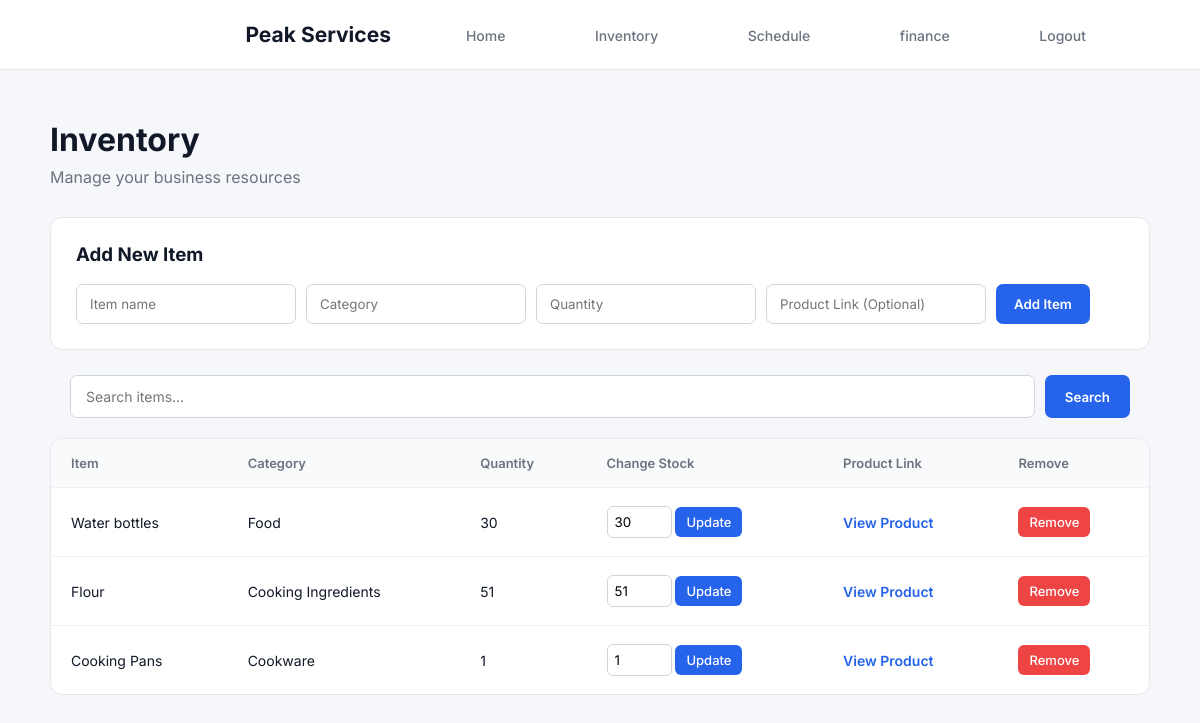
/inventory/, run on an earlier commit of the app's database.
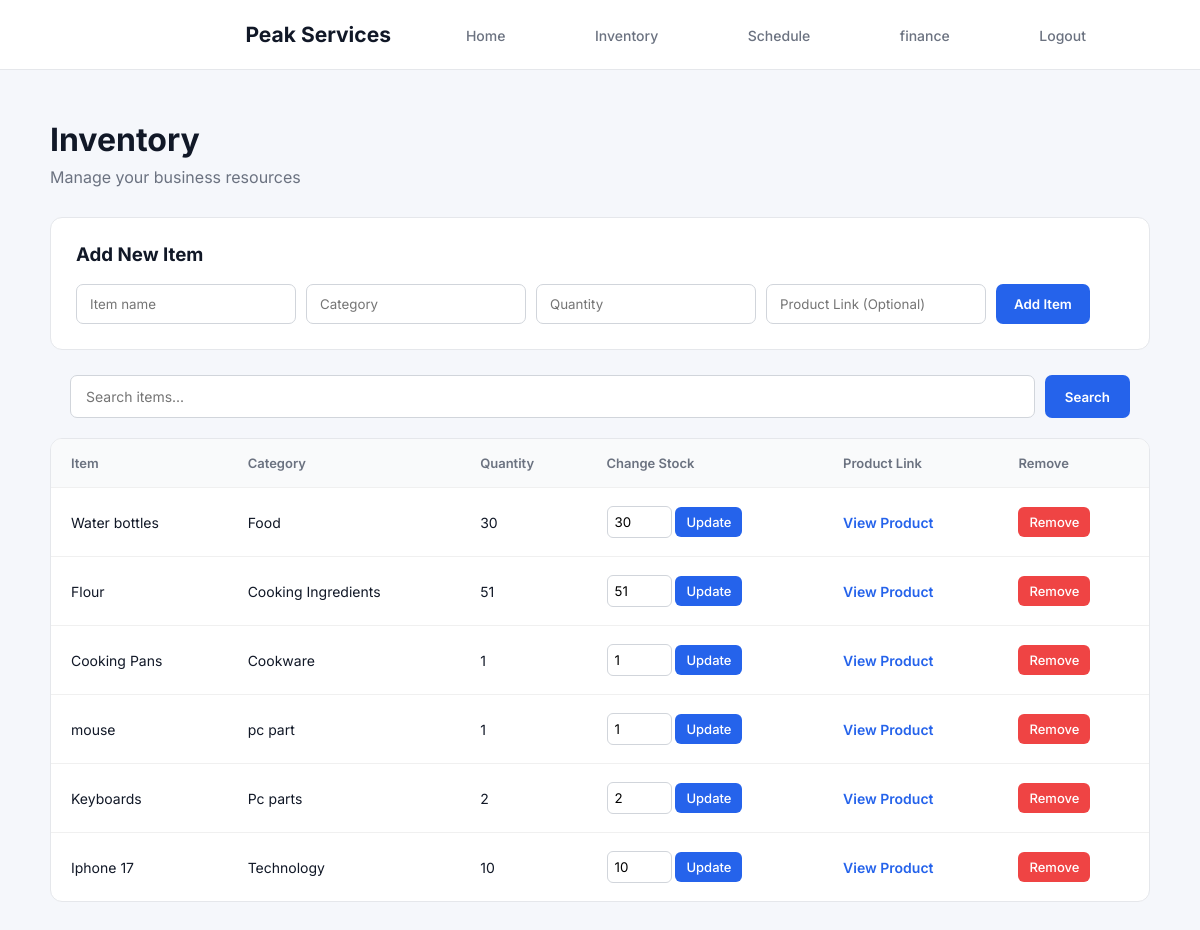
And on a later commit of the database.
### main/models.py (models this page shows, shortened)
class InventoryItem(models.Model):
    name = models.CharField(max_length=100)
    category = models.CharField(max_length=100)
    quantity = models.IntegerField(default=0)
    product_link = models.URLField(blank=True)

### main/views.py (the view)
# urls.py: path('inventory/', views.inventory, name='inventory'),
def inventory(request):
    search = request.GET.get('search', '')
    items = InventoryItem.objects.all()
    if search:
        items = items.filter(name__icontains=search)
    return render(request, 'main/inventory.html', {
        'items': items,
        'search': search
    })

### main/templates/main/inventory.html (shortened to what this page needs)
{% load static %}
<!DOCTYPE html>
<html lang="en" xmlns="http://www.w3.org/1999/xhtml">
<head>
    <link href="{% static 'main/style.css' %}" rel="stylesheet" />
</head>
<body class="inventory-page">
    <nav class="all-nav">
        <h2>Peak Services</h2>
        <div>
            <a href="{% url 'home' %}">Home</a>
            <a href="{% url 'inventory' %}">Inventory</a>
            <a href="{% url 'schedule' %}">Schedule</a>
            <a href="{% url 'finance' %}">finance</a>
            <a href="{% url 'logout' %}">Logout</a>
        </div>
    </nav>
    <div class="inventory-container">
        <div class="inventory-header">
            <div>
                <h1>Inventory</h1>
                <p>Manage your business resources</p>
            </div>
        </div>
        <div class="inventory-add">
            <h3>Add New Item</h3>
            <form method="POST" action="{% url 'add_item' %}">
                <input type="text"
                       name="name"
                       placeholder="Item name"
                       required/>
                <input type="text"
                       name="category"
                       placeholder="Category"
                       required/>
                <input type="number"
                       name="quantity"
                       placeholder="Quantity"
                       required/>
                <input type="url"
                       name="product_link"
                       placeholder="Product Link (Optional)"
                       />
                <button type="submit" class="inventory-add-button">
                    Add Item
                </button>
            </form>
        </div>
           <form method="GET" class="inventory-search">
                    <input type="text"
                           name="search"
                           placeholder="Search items..."
                           value="{{ search }}"/>
                    <button type="submit">Search</button>
                </form>
        <div class="inventory-card">
            <table class="inventory-table">
                <thead>
                    <tr>
                        <th>Item</th>
                        <th>Category</th>
                        <th>Quantity</th>
                        <th>
                            Change Stock
                        </th>
                        <th>Product Link</th>
                        <th>Remove</th>
                    </tr>
                </thead>
                <tbody>
                    {% for item in items %}
                    <tr>
                        <td>{{ item.name }}</td>
                        <td>{{ item.category }}</td>
                        <td>{{ item.quantity }}</td>
                        <td>
                            <form method="POST" action="{% url 'update_stock' item.id %}">
                                <input type="number"
                                       name="quantity"
                                       value="{{ item.quantity }}"
                                       min="0" >
                                <button type="submit"> Update </button>
                            </form>
                        </td>
                        <td>
                            {% if item.product_link %}
                                <a href="{{ item.product_link }}" target="_blank">View Product</a>
                            {% else %}
                                No link provided
                            {% endif %}
                        <td>
                            <form method="POST" action="{% url 'delete_item' item.id %}">
                                <button type="submit" class="inventory-delete-button">
                                    Remove
                                </button>
                                </form>
                        </td>
                    </tr>
                    {% empty %}
                    <tr>
                        <td colspan="5">
                            No Inventory items yet.
                        </td>
                    </tr>
                    {% endfor %}
                </tbody>
            </table>
        </div>
    </div>
</body>
</html>

### main/static/main/style.css (style rules this page uses)
* { margin: 0; padding: 0; box-sizing: border-box; font-family: 'Inter', sans-serif; }
html { scroll-behavior: smooth; }
body { font-family: Arial, Helvetica, sans-serif; color: #111827; background: #ffffff; }
.all-nav { height: 70px; padding: 0 7%; display: flex; align-items: center; justify-content: right; background: white; border-bottom: 1px solid #e5e7eb; }
.all-nav h2 { margin: 0; font-size: 21px; padding: 20px; }
.all-nav a { margin-left: 25px; text-decoration: none; color: #6b7280; font-size: 14px; font-weight: 500; padding: 30px; }
.inventory-page { margin: 0; background: #f5f7fb; font-family: 'Inter', sans-serif; color: #111827; }
.inventory-container { max-width: 1150px; margin: 50px auto; padding: 0 25px; }
.inventory-header { display: flex; justify-content: space-between; align-items: center; margin-bottom: 30px; }
.inventory-header h1 { margin: 0 0 8px; font-size: 32px; }
.inventory-header p { margin: 0; color: #6b7280; }
.inventory-add { background: white; padding: 25px; margin-bottom: 25px; border: 1px solid #e5e7eb; border-radius: 12px; }
.inventory-add h3 { margin-top: 0; margin-bottom: 18px; }
.inventory-add form { display: flex; gap: 10px; flex-wrap: wrap; }
.inventory-add input { padding: 11px 13px; border: 1px solid #d1d5db; border-radius: 7px; font-family: inherit; outline: none; }
.inventory-add-button { padding: 11px 18px; border: none; border-radius: 7px; background: #2563eb; color: white; font-family: inherit; font-weight: 600; cursor: pointer; }
.inventory-card { background: white; border: 1px solid #e5e7eb; border-radius: 12px; overflow: hidden; }
.inventory-table { width: 100%; border-collapse: collapse; }
.inventory-table a { color: #2563eb; font-weight: 600; text-decoration: none; }
.inventory-table th { padding: 16px 20px; text-align: left; background: #f9fafb; color: #6b7280; font-size: 13px; font-weight: 600; }
.inventory-table td { padding: 18px 20px; border-top: 1px solid #f0f0f0; font-size: 14px; }
.inventory-table input { width: 65px; padding: 7px; border: 1px solid #d1d5db; border-radius: 6px; font-family: inherit; }
.inventory-table button { padding: 7px 11px; border: none; border-radius: 6px; background: #2563eb; color: white; font-family: inherit; font-size: 13px; font-weight: 500; cursor: pointer; }
.inventory-delete-button { background: #ef4444 !important; }
.inventory-search { display: flex; gap: 10px; margin: 20px; }
.inventory-search input { flex: 1; padding: 12px 15px; border: 1px solid #d1d5db; border-radius: 7px; font-family: inherit; font-size: 14px; outline: none; }
.inventory-search button { padding: 12px 20px; border: none; border-radius: 7px; background: #2563eb; color: white; font-family: inherit; font-weight: 600; cursor: pointer; }

What changed in the data, as far as the page shows it:
added InventoryItem: name "mouse", category "pc part", quantity "1"
added InventoryItem: name "Keyboards", category "Pc parts", quantity "2"
added InventoryItem: name "Iphone 17", category "Technology", quantity "10"
